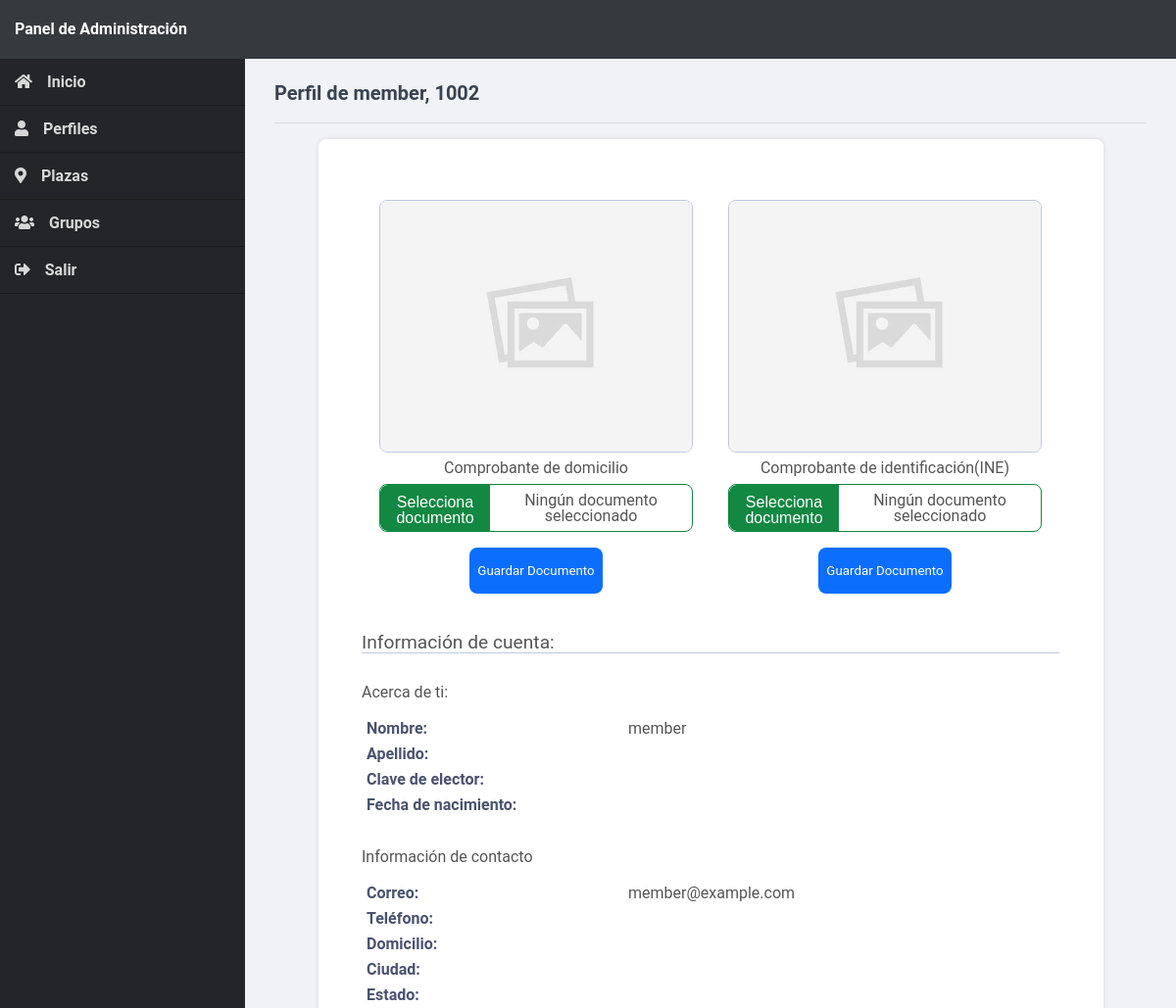
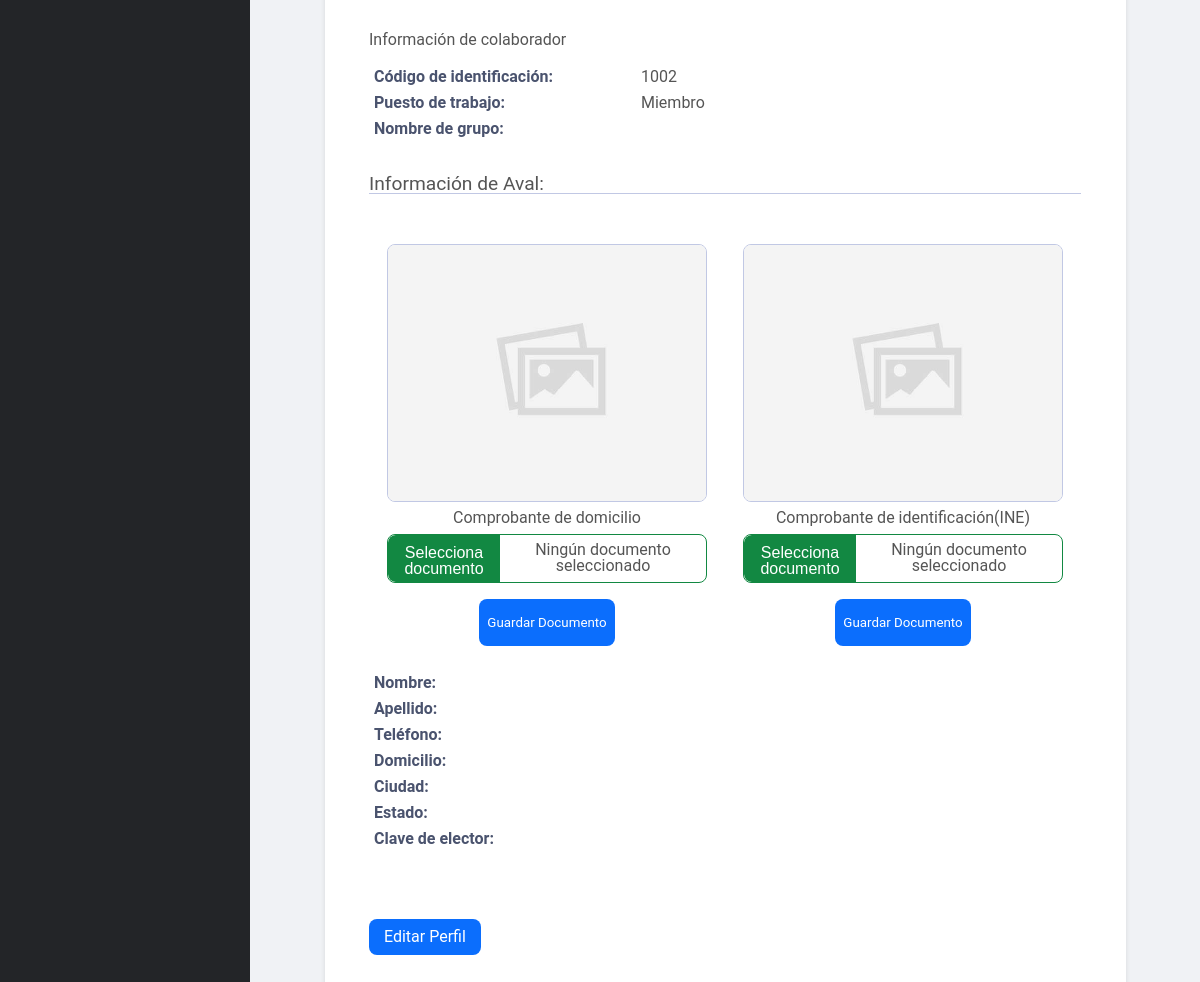
The page /admin/profile.php?id=1002 (signed in) on the database its author committed (2 pictures, top to bottom).
### tables this page shows
CREATE TABLE IF NOT EXISTS `accounts` (
  `id` int(11) NOT NULL,
  `imgStatus_1` int(11) DEFAULT 1,
  `imgStatus_2` int(11) DEFAULT 1,
  `role` enum('Miembro','Admin','Ejecutivo','Supervisor') NOT NULL DEFAULT 'Miembro',
  `plaza_name` varchar(255) NOT NULL,
  `name` varchar(128) NOT NULL,
  `lastname` varchar(128) NOT NULL,
  `birthday` varchar(50) NOT NULL,
  `address` varchar(128) NOT NULL,
  `city` varchar(128) NOT NULL,
  `state` varchar(128) NOT NULL,
  `ine` varchar(128) NOT NULL,
  `phone` varchar(128) NOT NULL,
  `password` varchar(255) NOT NULL,
  `email` varchar(100) NOT NULL,
  `hire_date` varchar(50) NOT NULL DEFAULT current_timestamp(),
  `guar_imgStatus_1` int(11) DEFAULT 1,
  `guar_imgStatus_2` int(11) DEFAULT 1,
  `guar_name` varchar(128) NOT NULL,
  `guar_lastname` varchar(128) NOT NULL,
  `guar_phone` varchar(128) NOT NULL,
  `guar_address` varchar(128) NOT NULL,
  `guar_city` varchar(128) NOT NULL,
  `guar_state` varchar(128) NOT NULL,
  `guar_ine` varchar(128) NOT NULL,
  `activation_code` varchar(50) NOT NULL DEFAULT '',
  `rememberme` varchar(255) NOT NULL DEFAULT ''
);

### admin/profile.php (the view, shortened to what this page needs)
<?php
include 'main.php';
$account = array(
    'name' => '',
    'lastname' => '',
    'ine' => '',
    'birthday' => '',
    'password' => '',
    'email' => '',
    'phone' => '',
    'address' => '',
    'city' => '',
    'state' => '',
    'activation_code' => '',
    'rememberme' => '',
    'role' => 'Member',
    'guar_name' => '',
    'guar_lastname' => '',
    'guar_phone' => '',
    'guar_address' => '',
    'guar_city' => '',
    'guar_state' => '',
    'guar_ine' => '',
	'plaza_name' =>''
);
$id = $_GET['id'];
if (isset($_GET['id'])) {
    $stmt = $con->prepare('SELECT name, lastname, ine, birthday, password, email, phone, address, city, state, activation_code, rememberme, role,
        guar_name, guar_lastname, guar_phone, guar_address, guar_city, guar_state, guar_ine, plaza_name  FROM accounts WHERE id = ?');
    $stmt->bind_param('i', $_GET['id']);
    $stmt->execute();
    $stmt->bind_result($account['name'], $account['lastname'], $account['ine'], $account['birthday'], $account['password'], $account['email'],
        $account['phone'], $account['address'], $account['city'], $account['state'], $account['activation_code'], $account['rememberme'], $account['role'],
        $account['guar_name'], $account['guar_lastname'], $account['guar_phone'], $account['guar_address'], $account['guar_city'], $account['guar_state'],
        $account['guar_ine'], $account['plaza_name']);
} else {
    echo'Esta cuenta no existe';
}
?>
<?=template_admin_header('Perfil')?>
<h2>Perfil de <?=$account['name'].', '.$id?></h2>
<div class="content profile">
<div class="pic_uploader_container">
	<div class="pic_uploader">
		<?php
			$sql = "SELECT * FROM accounts";
			$result = mysqli_query($con, $sql);
			if (mysqli_num_rows($result) > 0) {
					$sqlImg = "SELECT * FROM accounts WHERE id='$id'";
					$resultImgOne = mysqli_query($con, $sqlImg);
					while ($rowImgOne = mysqli_fetch_assoc($resultImgOne)) {
						echo "<div class='pic_container'>";
						if ($rowImgOne['imgStatus_1'] == 0) {
							echo "<img src='../employee_uploads/profile1".$id.".jpg' class='profile_pics'>";
						} else {
							echo "<img src='../IMG/profiledefault.jpg' class='profile_pics'>";
						}
					echo "</div>";
					}
			} else {
				echo"No existen usuarios en la base de datos!";
			}
		?>
		<span>Comprobante de domicilio</span>
		<form action="upload.php?id=<?php echo $id; ?>" method="post" enctype="multipart/form-data">
			<div class="choose_file_container">
				<label for="select_file1">Selecciona documento</label>
				<span id="file_chosen_one">Ningún documento seleccionado</span>
			</div>
			<button type="submit" name="submit1">Guardar Documento</button>
		</form>
	</div>
	<div class="pic_uploader">
	<?php
			$sql = "SELECT * FROM accounts";
			$result = mysqli_query($con, $sql);
			if (mysqli_num_rows($result) > 0) {
					$sqlImg = "SELECT * FROM accounts WHERE id='$id'";
					$resultImgOne = mysqli_query($con, $sqlImg);
					while ($rowImgOne = mysqli_fetch_assoc($resultImgOne)) {
						echo "<div class='pic_container'>";
						if ($rowImgOne['imgStatus_2'] == 0) {
							echo "<img src='../employee_uploads/profile2".$id.".jpg' class='profile_pics'>";
						} else {
							echo "<img src='../IMG/profiledefault.jpg' class='profile_pics'>";
						}
					echo "</div>";
					}
			} else {
				echo"No existen usuarios en la base de datos!";
			}
		?>
		<span>Comprobante de identificación(INE)</span>
		<form action="upload.php?id=<?php echo $id; ?>" method="post" enctype="multipart/form-data">
			<div class="choose_file_container">
				<label for="select_file2">Selecciona documento</label>
				<span id="file_chosen_two">Ningún documento seleccionado</span>
			</div>
			<button type="submit" name="submit2">Guardar Documento</button>
		</form>
	</div>
</div>
<p>Información de cuenta:</p>
<span class="description">Acerca de ti:</span>
<table>
	<tr>
		<td>Nombre:</td>
		<td><?=$account['name']?></td>
	</tr>
	<tr>
		<td>Apellido:</td>
		<td><?=$account['lastname']?></td>
	</tr>
	<tr>
		<td>Clave de elector:</td>
		<td><?=$account['ine']?></td>
	</tr>
	<tr>
		<td>Fecha de nacimiento:</td>
		<td><?=$account['birthday']?></td>
	</tr>
</table>
<span class="description">Información de contacto</span>
<table>
	<tr>
		<td>Correo:</td>
		<td><?=$account['email']?></td>
	</tr>
	<tr>
		<td>Teléfono:</td>
		<td><?=$account['phone']?></td>
	</tr>
	<tr>
		<td>Domicilio:</td>
		<td><?=$account['address']?></td>
	</tr>
	<tr>
		<td>Ciudad:</td>
		<td><?=$account['city']?></td>
	</tr>
	<tr>
		<td>Estado:</td>
		<td><?=$account['state']?></td>
	</tr>
</table>
<span class="description">Información de colaborador</span>
<table>
	<tr>
		<td>Código de identificación:</td>
		<td><?=$_GET['id']?></td>
	</tr>
	<tr>
		<td>Puesto de trabajo:</td>
		<td><?=$account['role']?></td>
	</tr>
	<tr>
		<?php if ($account['role'] == 'Miembro'): ?>
			<td>Nombre de grupo:</td>
		<?php else: ?>
			<td>Nombre de plaza(s):</td>
		<?endif; ?>
		<?php
		if ($account['role'] == 'Ejecutivo') {
			$roleArray = explode(',', $account['plaza_name']);
			$counter = count($roleArray) - 1;
			if ($counter == 1) {
				$stmt = $con->prepare('SELECT plaza_name FROM plazas WHERE id = ?');
				$stmt->bind_param('i', $roleArray[0]);
				$stmt->execute();
				$stmt->bind_result($plazaNames);
				$stmt->fetch();
				$stmt->close();
				echo '<td>' . $plazaNames . '</td>';
			} else if ($counter == 2) {
				$stmt = $con->prepare('SELECT plaza_name FROM plazas WHERE id = ?');
				$stmt->bind_param('i', $roleArray[0]);
				$stmt->execute();
				$stmt->bind_result($plazaNames1);
				$stmt->fetch();
				$stmt->close();
				$stmt = $con->prepare('SELECT plaza_name FROM plazas WHERE id = ?');
				$stmt->bind_param('i', $roleArray[1]);
				$stmt->execute();
				$stmt->bind_result($plazaNames2);
				$stmt->fetch();
				$stmt->close();
				echo '<td>' . $plazaNames1 . '<br>' . $plazaNames2 . '</td>';
			} else if ($counter == 3) {
				$stmt = $con->prepare('SELECT plaza_name FROM plazas WHERE id = ?');
				$stmt->bind_param('i', $roleArray[0]);
				$stmt->execute();
				$stmt->bind_result($plazaNames1);
				$stmt->fetch();
				$stmt->close();
				$stmt = $con->prepare('SELECT plaza_name FROM plazas WHERE id = ?');
				$stmt->bind_param('i', $roleArray[1]);
				$stmt->execute();
				$stmt->bind_result($plazaNames2);
				$stmt->fetch();
				$stmt->close();
				$stmt = $con->prepare('SELECT plaza_name FROM plazas WHERE id = ?');
				$stmt->bind_param('i', $roleArray[2]);
				$stmt->execute();
				$stmt->bind_result($plazaNames3);
				$stmt->fetch();
				$stmt->close();
				echo '<td>' . $plazaNames1 . '<br>' . $plazaNames2 . '<br>' . $plazaNames3 . '</td>';
			} else if ($counter == 4) {
				$stmt = $con->prepare('SELECT plaza_name FROM plazas WHERE id = ?');
				$stmt->bind_param('i', $roleArray[0]);
				$stmt->execute();
				$stmt->bind_result($plazaNames1);
				$stmt->fetch();
				$stmt->close();
				$stmt = $con->prepare('SELECT plaza_name FROM plazas WHERE id = ?');
				$stmt->bind_param('i', $roleArray[1]);
				$stmt->execute();
				$stmt->bind_result($plazaNames2);
				$stmt->fetch();
				$stmt->close();
				$stmt = $con->prepare('SELECT plaza_name FROM plazas WHERE id = ?');
				$stmt->bind_param('i', $roleArray[2]);
				$stmt->execute();
				$stmt->bind_result($plazaNames3);
				$stmt->fetch();
				$stmt->close();
				$stmt = $con->prepare('SELECT plaza_name FROM plazas WHERE id = ?');
				$stmt->bind_param('i', $roleArray[3]);
				$stmt->execute();
				$stmt->bind_result($plazaNames4);
				$stmt->fetch();
				$stmt->close();
				echo '<td>'.$plazaNames1.'<br>'.$plazaNames2.'<br>'.$plazaNames3.'<br>'.$plazaNames4.'</td>';
			}
		} else if ($account['role'] == 'Miembro') {
			$stmt = $con->prepare('SELECT group_name FROM groups WHERE id = ?');
			$stmt->bind_param('i', $account['plaza_name']);
			$stmt->execute();
			$stmt->bind_result($groupName);
			echo "<td>$groupName</td>";
		}
		?>
	</tr>
</table>
<p>Información de Aval:</p>
<div class="pic_uploader_container">
	<div class="pic_uploader">
		<?php
			$sql = "SELECT * FROM accounts";
			$result = mysqli_query($con, $sql);
			if (mysqli_num_rows($result) > 0) {
					$sqlImg = "SELECT * FROM accounts WHERE id='$id'";
					$resultImgOne = mysqli_query($con, $sqlImg);
					while ($rowImgOne = mysqli_fetch_assoc($resultImgOne)) {
						echo "<div class='pic_container'>";
						if ($rowImgOne['guar_imgStatus_1'] == 0) {
							echo "<img src='../employee_uploads/guarantor1".$id.".jpg' class='profile_pics'>";
						} else {
							echo "<img src='../IMG/profiledefault.jpg' class='profile_pics'>";
						}
					echo "</div>";
					}
			}else{
				echo"No existen usuarios en la base de datos!";
			}
		?>
		<span>Comprobante de domicilio</span>
		<form action="upload.php?id=<?php echo $id; ?>" method="post" enctype="multipart/form-data">
			<div class="choose_file_container">
				<label for="select_file3">Selecciona documento</label>
				<span id="file_chosen_three">Ningún documento seleccionado</span>
			</div>
			<button type="submit" name="submit3">Guardar Documento</button>
		</form>
	</div>
	<div class="pic_uploader">
	<?php
			$sql = "SELECT * FROM accounts";
			$result = mysqli_query($con, $sql);
			if (mysqli_num_rows($result) > 0) {
					$sqlImg = "SELECT * FROM accounts WHERE id='$id'";
					$resultImgOne = mysqli_query($con, $sqlImg);
					while ($rowImgOne = mysqli_fetch_assoc($resultImgOne)) {
						echo "<div class='pic_container'>";
						if ($rowImgOne['guar_imgStatus_2'] == 0) {
							echo "<img src='../employee_uploads/guarantor2".$id.".jpg' class='profile_pics'>";
						} else {
							echo "<img src='../IMG/profiledefault.jpg' class='profile_pics'>";
						}
					echo "</div>";
					}
			} else {
				echo"No existen usuarios en la base de datos!";
			}
		?>
		<span>Comprobante de identificación(INE)</span>
		<form action="upload.php?id=<?php echo $id; ?>" method="post" enctype="multipart/form-data">
			<div class="choose_file_container">
				<label for="select_file4">Selecciona documento</label>
				<span id="file_chosen_four">Ningún documento seleccionado</span>
			</div>
			<button type="submit" name="submit4">Guardar Documento</button>
		</form>
	</div>
</div>
<table>
	<tr>
		<td>Nombre:</td>
		<td><?=$account['guar_name']?></td>
	</tr>
	<tr>
		<td>Apellido:</td>
		<td><?=$account['guar_lastname']?></td>
	</tr>
	<tr>
		<td>Teléfono:</td>
		<td><?=$account['guar_phone']?></td>
	</tr>
	<tr>
		<td>Domicilio:</td>
		<td><?=$account['guar_address']?></td>
	</tr>
	<tr>
		<td>Ciudad:</td>
		<td><?=$account['guar_city']?></td>
	</tr>
	<tr>
		<td>Estado:</td>
		<td><?=$account['guar_state']?></td>
	</tr>
	<tr>
		<td>Clave de elector:</td>
		<td><?=$account['guar_ine']?></td>
	</tr>
</table>
<div class="links">
	<a onclick="location.href='account.php?id=<?=$id?>'" >Editar Perfil</a>
</div>
</div>
<?=template_admin_footer()?>

### CSS/style.css (style rules this page uses)
* { padding: 0; margin: 0; box-sizing: border-box; font-family: "Roboto", sans-serif; }
label { color: #606770; }
body { background: #f0f2f5; overflow: hidden; }
table { margin-bottom: 2rem; }
.content.profile form label { display: block; padding: 10px 0 5px 0; }
.content.profile p { font-size: 1.2rem; border-bottom: 1px solid #c1c8e4; margin: 1rem 0 2rem 0; }
.content.profile .description { display: block; margin-bottom: 1rem; }
.pic_uploader_container { display: flex; }
.pic_uploader { flex: 1; text-align: center; justify-content: center; margin-bottom: 1.5rem; }
.pic_uploader form { display: flex; flex-direction: column; align-items: center; justify-content: center; }
.choose_file_container { display: flex; width: 20rem; border: #128842 1px solid; border-radius: 0.5rem; margin-top: 0.5rem; align-items: center; padding-right: 0.5rem; overflow: hidden; }
.pic_uploader label { min-width: 112px; background-color: #128842; color: #fff; padding: 0.5rem; width: 7rem; font-family: sans-serif; border-radius: 0.5rem 0 0 0.5rem; cursor: pointer; margin-right: 0.5rem; }
.pic_uploader button { background-color: #0b6efd; color: #fff; padding: 1rem 0.5rem; border-radius: 0.5rem; border: none; cursor: pointer; margin: auto 0.5rem; margin-top: 1rem; }
.pic_container { width: 90%; margin: 5%; height: 16.125rem; overflow: hidden; margin-bottom: 0.5rem; border-radius: 0.5rem; border: #c1c8e4 1px solid; justify-content: center; align-items: center; }
.profile_pics { object-fit: cover; width: 100%; height: 100%; }
html { height: 100%; }
body { position: relative; color: #555555; background-color: #f0f2f5; margin: 0; overflow: scroll; overflow-x: hidden; }
h1, h2, h3, h4, h5 { color: #394352; margin: 0; padding: 0; }
main h2 { font-size: 20px; padding-bottom: 20px; border-bottom: 1px solid #dbdbdd; }
main .links { display: flex; flex-flow: wrap; padding-top: 20px; }
main .links a, .home .links a { display: inline-flex; text-decoration: none; border: none; border-radius: 0.5rem; cursor: pointer; color: #fff; background-color: #0b6efd; margin: 15px 5px 0 0; padding: 10px 15px; }
.content.profile { box-shadow: 0 0 5px 0 rgba(0, 0, 0, 0.1); width: 90%; margin: 1rem 5%; padding: 5%; border-radius: 0.5rem; background-color: #fff; }
.content.profile p, .content-block form p { font-size: 1.2rem; border-bottom: 1px solid #c1c8e4; margin: 1rem 0 2rem 0; }
.content.profile table { margin-bottom: 2rem; width: 45%; }
.content.profile td { overflow: hidden; padding: 5px; width: 50%; }
.content.profile table td:first-child { font-weight: bold; color: #4a536e; padding-right: 15px; }
@media screen and (max-width: 1200px) { .content.profile table { width: 75%; } }

### rows shown on the page
accounts: name "member", imgStatus_1 1 (drawn), imgStatus_2 1 (drawn), guar_imgStatus_1 1 (drawn), guar_imgStatus_2 1 (drawn)

### other values the page prints
$id "1002"
$account['name'] "member"
$account['email'] "member@example.com"
$_GET['id'] "1002"
$account['role'] "Miembro"
